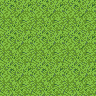

A 2D game scene composited from a Tiled map and its tileset images. What follows is a short description and the map's XML, with each tile layer's data collapsed to a summary:
An orthogonal 3x3 tile map with 32x32 px tiles, 1 tile layer (Calque de Tile 1), 3 tilesets.

<map version="1.0" orientation="orthogonal" renderorder="right-down" width="3" height="3" tilewidth="32" tileheight="32" nextobjectid="1">
 <tileset firstgid="1" name="terrain" tilewidth="32" tileheight="32" tilecount="1024">
  <image source="../../core/assets/sprite_TMX/terrain.png" width="1024" height="1024" />
 </tileset>
 <tileset firstgid="1025" name="one-laser_source" tilewidth="32" tileheight="32" tilecount="1">
  <image source="../../core/assets/sprite_standard/one-laser_source.png" width="32" height="32" />
  <tile id="0">
   <properties>
    <property name="unavailable" value="1" />
   </properties>
  </tile>
 </tileset>
 <tileset firstgid="1026" name="one-laser_target" tilewidth="32" tileheight="32" tilecount="1">
  <image source="../../core/assets/sprite_standard/one-laser_target.png" width="32" height="32" />
  <tile id="0">
   <properties>
    <property name="unavailable" value="1" />
   </properties>
  </tile>
 </tileset>
 <layer name="Calque de Tile 1" width="3" height="3">
  <data>[9 cells, 9 non-empty, 1 distinct tile ids]</data>
 </layer>
</map>
